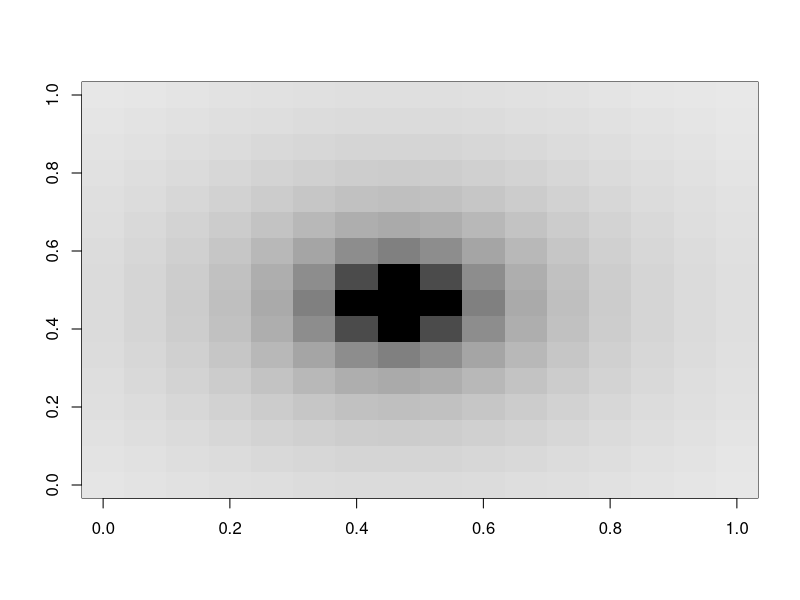

Here is the R script that generated this plot: (Note: this script raises an error after producing the figure.)
# PROOF OF CONCEPT FOR VISUALIZATION OF DIRECTION AND MAGNITUDE
# INDICATE DIRECTION WITH HUE:
#   RED --> RIGHT, CYAN --> LEFT
#   VIOLET --> DOWN ("V"), YELLOW-GREEN --> UP
# INDICATE MAGNITUDE WITH LUMA
#   BLACK: MAXIMUM (OR BEYOND THRESHOLD) MAGNITUDE
#   WHITE: ZERO MAGNITUDE


n <- 16
CENTER <- rep ( n %/% 2 , 2 )

DOWN <- matrix ( 0 , n , n )
LEFT <- matrix ( 0 , n , n )

DOWN <- ( col ( DOWN ) - CENTER [[ 1 ]] )
LEFT <- ( row ( LEFT ) - CENTER [[ 1 ]] )

		- DOWN
		- LEFT

D <- 360 + floor ( .5 + 180 / pi * atan2 ( - DOWN , - LEFT ) )

		D

QUADRANCE <-
	( row ( DOWN ) - CENTER [[ 1 ]] ) ^ 2 +
	( col ( DOWN ) - CENTER [[ 2 ]] ) ^ 2

Q <- 1 / sqrt ( QUADRANCE )
Q [ ! is.finite ( Q ) ] <- 1
Q <- Q / max ( Q , na.rm = TRUE )

		Q

M <- matrix (
	seq_along ( D ) ,
	nrow ( D ) ,
	ncol ( D ) )
dev.set(rev(dev.list())[1])
image ( M , useRaster = TRUE , col = grey ( 1 - Q ) )
dev.set(rev(dev.list())[2])
image ( M , col = hcl ( h = D ) , useRaster = TRUE )
dev.set(rev(dev.list())[3])
COL <- hcl ( h = D , l = 100 * ( 1 - Q ) )
image ( M ,
	useRaster = TRUE ,
	col = COL )

# UNCOMMENT png... AND dev.off() TO
# **** OVERWRITE **** png GRAPHIC TO THE WORKING DIRECTORY
# png ( file = "flow.png" , height = 400 * 8.3 , width = 400 * 11 , res = 400 )
	par ( mfrow = c ( 1 , 3 ) , omi = c ( 3 , 1 , 2 , 1 ) )
	image. <- function ( ... )
		image ( z = M , useRaster = TRUE , xaxt="n" , yaxt = "n" , bty = "n" , ... )
	image. ( col = grey ( 1 - Q ) , xlab = "A" )
	image. ( col = hcl ( h = D , l = 100 * ( 1 - Q ) ) , xlab = "B" )
	image. ( col = hcl ( h = D ) , xlab = "C" )
# dev.off()
